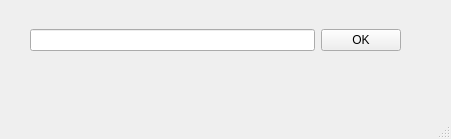
<?xml version="1.0" encoding="UTF-8"?>
<ui version="4.0">
 <class>MainWindow</class>
 <widget class="QMainWindow" name="MainWindow">
  <property name="geometry">
   <rect>
    <x>0</x>
    <y>0</y>
    <width>451</width>
    <height>139</height>
   </rect>
  </property>
  <property name="windowTitle">
   <string>MainWindow</string>
  </property>
  <widget class="QWidget" name="centralwidget">
   <widget class="QWidget" name="horizontalLayoutWidget">
    <property name="geometry">
     <rect>
      <x>30</x>
      <y>0</y>
      <width>371</width>
      <height>80</height>
     </rect>
    </property>
    <layout class="QHBoxLayout" name="horizontalLayout">
     <item>
      <widget class="QLineEdit" name="lineEdit"/>
     </item>
     <item>
      <widget class="QPushButton" name="button">
       <property name="text">
        <string>OK</string>
       </property>
      </widget>
     </item>
    </layout>
   </widget>
  </widget>
  <widget class="QMenuBar" name="menubar">
   <property name="geometry">
    <rect>
     <x>0</x>
     <y>0</y>
     <width>451</width>
     <height>27</height>
    </rect>
   </property>
  </widget>
  <widget class="QStatusBar" name="statusbar"/>
 </widget>
 <resources/>
 <connections/>
</ui>
